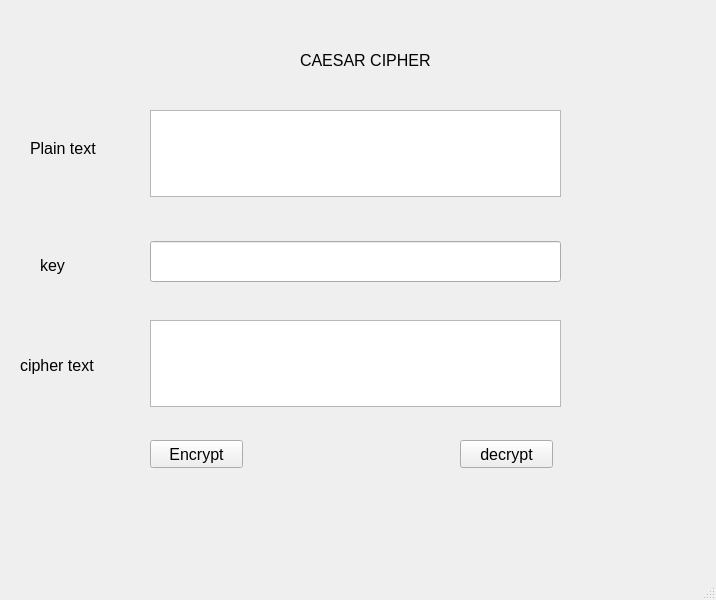
<?xml version="1.0" encoding="UTF-8"?>
<ui version="4.0">
 <class>MainWindow</class>
 <widget class="QMainWindow" name="MainWindow">
  <property name="geometry">
   <rect>
    <x>0</x>
    <y>0</y>
    <width>716</width>
    <height>600</height>
   </rect>
  </property>
  <property name="font">
   <font>
    <pointsize>12</pointsize>
   </font>
  </property>
  <property name="windowTitle">
   <string>MainWindow</string>
  </property>
  <widget class="QWidget" name="centralwidget">
   <widget class="QLabel" name="label">
    <property name="geometry">
     <rect>
      <x>300</x>
      <y>40</y>
      <width>171</width>
      <height>41</height>
     </rect>
    </property>
    <property name="text">
     <string>CAESAR CIPHER</string>
    </property>
   </widget>
   <widget class="QLabel" name="label_2">
    <property name="geometry">
     <rect>
      <x>30</x>
      <y>140</y>
      <width>161</width>
      <height>16</height>
     </rect>
    </property>
    <property name="text">
     <string>Plain text</string>
    </property>
   </widget>
   <widget class="QLineEdit" name="txt_key">
    <property name="geometry">
     <rect>
      <x>150</x>
      <y>241</y>
      <width>411</width>
      <height>41</height>
     </rect>
    </property>
   </widget>
   <widget class="QTextEdit" name="txt_plain_text">
    <property name="geometry">
     <rect>
      <x>150</x>
      <y>110</y>
      <width>411</width>
      <height>87</height>
     </rect>
    </property>
   </widget>
   <widget class="QLabel" name="label_3">
    <property name="geometry">
     <rect>
      <x>40</x>
      <y>250</y>
      <width>71</width>
      <height>31</height>
     </rect>
    </property>
    <property name="text">
     <string>key</string>
    </property>
   </widget>
   <widget class="QLabel" name="label_4">
    <property name="geometry">
     <rect>
      <x>20</x>
      <y>350</y>
      <width>161</width>
      <height>31</height>
     </rect>
    </property>
    <property name="text">
     <string>cipher text</string>
    </property>
   </widget>
   <widget class="QTextEdit" name="txt_cipher_text">
    <property name="geometry">
     <rect>
      <x>150</x>
      <y>320</y>
      <width>411</width>
      <height>87</height>
     </rect>
    </property>
   </widget>
   <widget class="QPushButton" name="btn_encrypt">
    <property name="geometry">
     <rect>
      <x>150</x>
      <y>440</y>
      <width>93</width>
      <height>28</height>
     </rect>
    </property>
    <property name="text">
     <string>Encrypt</string>
    </property>
   </widget>
   <widget class="QPushButton" name="btn_decrypt">
    <property name="geometry">
     <rect>
      <x>460</x>
      <y>440</y>
      <width>93</width>
      <height>28</height>
     </rect>
    </property>
    <property name="text">
     <string>decrypt</string>
    </property>
   </widget>
  </widget>
  <widget class="QMenuBar" name="menubar">
   <property name="geometry">
    <rect>
     <x>0</x>
     <y>0</y>
     <width>716</width>
     <height>34</height>
    </rect>
   </property>
  </widget>
  <widget class="QStatusBar" name="statusbar"/>
 </widget>
 <resources/>
 <connections/>
</ui>
